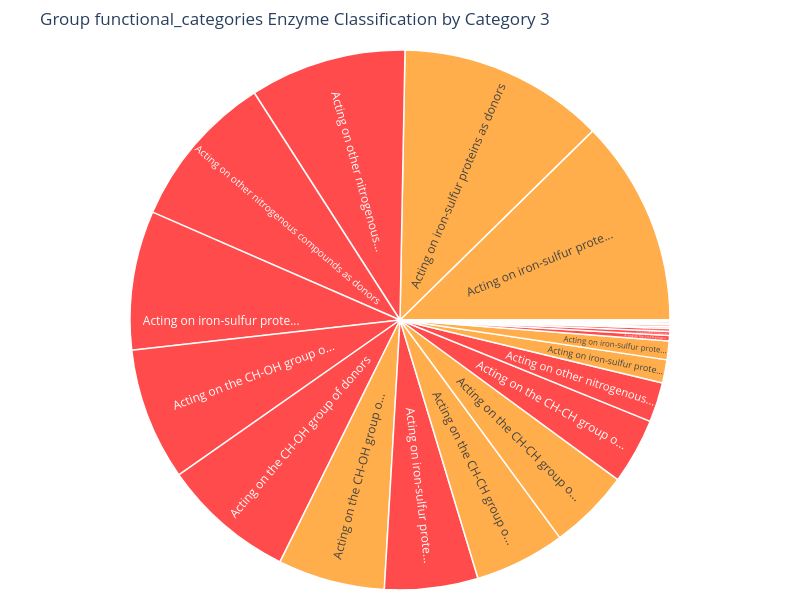

The code cell stored with this chart in its notebook:
### Code cell
fig,  sunburst_data  = create_sunburst_chart(functional_categories, "functional_categories", top_n=20, category=3)
# Save as static image
fig.write_image("/home/beatriz/SharedFolder/Visualisations/sunburns_29.png", scale=3)

# Show in notebook/browser
fig.show()

### Figure 1 — Plotly figure (JSON) as saved in the notebook; plotly's stock layout.template omitted (floating-point values rounded to 4 significant figures)
{"data": [{"branchvalues": "total", "customdata": [["<b>Enzyme Class</b>: Transferring alkyl or aryl groups, other than methyl groups.<br><b>Genus</b>: Gallionella<br><b>Protein Name</b>: glutathione transferase; glutathione s-transferase;"], ["<b>Enzyme Class</b>: Transferring alkyl or aryl groups, other than methyl groups"], ["<b>Enzyme Class</b>: Acting on iron-sulfur proteins as donors.<br><b>Genus</b>: Acidisoma<br><b>Protein Name</b>: ferredoxin---nad+ reductase; ferredoxin-nicotinamide"], ["<b>Enzyme Class</b>: Acting on iron-sulfur proteins as donors"], ["<b>Enzyme Class</b>: Acting on iron-sulfur proteins as donors.<br><b>Genus</b>: Pseudorhodoferax<br><b>Protein Name</b>: ferredoxin---nad+ reductase; ferredoxin-nicotinamide"], ["<b>Enzyme Class</b>: Acting on other nitrogenous compounds as donors.<br><b>Genus</b>: Pseudarthrobacter<br><b>Protein Name</b>: phosphoenolpyruvate carboxykinase [ (pep carboxykinase"], ["<b>Enzyme Class</b>: Acting on other nitrogenous compounds as donors"], ["<b>Enzyme Class</b>: Acting on other nitrogenous compounds as donors.<br><b>Genus</b>: Pseudarthrobacter<br><b>Protein Name</b>: dna ligase (ec 6.5.1.1) (polydeoxyribonucleotide-synthase"], ["<b>Enzyme Class</b>: Acting on iron-sulfur proteins as donors.<br><b>Genus</b>: Methylocystis<br><b>Protein Name</b>: ferredoxin---nad+ reductase; ferredoxin-nicotinamide"], ["<b>Enzyme Class</b>: Acting on iron-sulfur proteins as donors.<br><b>Genus</b>: Simplicispira<br><b>Protein Name</b>: ferredoxin---nad+ reductase; ferredoxin-nicotinamide"], ["<b>Enzyme Class</b>: Acting on the CH-OH group of donors.<br><b>Genus</b>: Pseudarthrobacter<br><b>Protein Name</b>: (r,r)-butanediol-dehydrogenase-meso-butanediol-dehydrogenase"], ["<b>Enzyme Class</b>: Acting on the CH-OH group of donors"], ["<b>Enzyme Class</b>: Acting on iron-sulfur proteins as donors.<br><b>Genus</b>: Thermincola<br><b>Protein Name</b>: ferredoxin---nadp+ reductase; ferredoxin-nicotinamide"], ["<b>Enzyme Class</b>: Acting on the CH-CH group of donors.<br><b>Genus</b>: Gallionella<br><b>Protein Name</b>: enoyl-[ reductase [ (ec 1.3.1.9)"], ["<b>Enzyme Class</b>: Acting on the CH-CH group of donors"], ["<b>Enzyme Class</b>: Acting on the CH-CH group of donors.<br><b>Genus</b>: Acidisoma<br><b>Protein Name</b>: enoyl-[ reductase [ (ec 1.3.1.9)"], ["<b>Enzyme Class</b>: Acting on the CH-CH group of donors.<br><b>Genus</b>: Aestuariimicrobium<br><b>Protein Name</b>: enoyl-[ reductase (nadh); enoyl-[ reductase; enoyl"], ["<b>Enzyme Class</b>: Acting on the CH-CH group of donors.<br><b>Genus</b>: Mycoplana<br><b>Protein Name</b>: enoyl-[ reductase [ (ec 1.3.1.9)"], ["<b>Enzyme Class</b>: Acting on the CH-CH group of donors.<br><b>Genus</b>: Gallionella<br><b>Protein Name</b>: enoyl-[ reductase (nadph, si-specific); acyl-acp-dehydrogenase"], ["<b>Enzyme Class</b>: Acting on the CH-OH group of donors.<br><b>Genus</b>: Gallionella<br><b>Protein Name</b>: 3-oxoacyl-[ reductase (ec 1.1.1.100)"], ["<b>Enzyme Class</b>: Acting on the CH-CH group of donors.<br><b>Genus</b>: Thermincola<br><b>Protein Name</b>: enoyl-[ reductase (nadh); enoyl-[ reductase; enoyl"], ["<b>Enzyme Class</b>: Acting on other nitrogenous compounds as donors.<br><b>Genus</b>: Gallionella<br><b>Protein Name</b>: siroheme-synthase ["], ["<b>Enzyme Class</b>: Acting on the CH-CH group of donors.<br><b>Genus</b>: Acidisoma<br><b>Protein Name</b>: enoyl-[ reductase (nadph, si-specific); acyl-acp-dehydrogenase"], ["<b>Enzyme Class</b>: Acting on the CH-OH group of donors.<br><b>Genus</b>: Acidisoma<br><b>Protein Name</b>: 3-oxoacyl-[ reductase (ec 1.1.1.100)"], ["<b>Enzyme Class</b>: Acting on the CH-CH group of donors.<br><b>Genus</b>: Aestuariimicrobium<br><b>Protein Name</b>: enoyl-[ reductase (nadph, si-specific); acyl-acp-dehydrogenase"]], "domain": {"x": [0, 1], "y": [0, 1]}, "hovertemplate": "%{customdata[0]}", "ids": ["Transferring alkyl or aryl groups, other than methyl groups__171341", "Transferring alkyl or aryl groups, other than methyl groups", "Acting on iron-sulfur proteins as donors__169184", "Acting on iron-sulfur proteins as donors", "Acting on iron-sulfur proteins as donors__2169", "Acting on other nitrogenous compounds as donors__915509", "Acting on other nitrogenous compounds as donors", "Acting on other nitrogenous compounds as donors__918025", "Acting on iron-sulfur proteins as donors__2170", "Acting on iron-sulfur proteins as donors__2159", "Acting on the CH-OH group of donors__908859", "Acting on the CH-OH group of donors", "Acting on iron-sulfur proteins as donors__132051", "Acting on the CH-CH group of donors__169472", "Acting on the CH-CH group of donors", "Acting on the CH-CH group of donors__169471", "Acting on the CH-CH group of donors__433000", "Acting on the CH-CH group of donors__217796", "Acting on the CH-CH group of donors__169415", "Acting on the CH-OH group of donors__168541", "Acting on the CH-CH group of donors__132313", "Acting on other nitrogenous compounds as donors__169457", "Acting on the CH-CH group of donors__169414", "Acting on the CH-OH group of donors__168540", "Acting on the CH-CH group of donors__432919"], "insidetextorientation": "radial", "labels": ["Transferring alkyl or aryl ...", "Transferring alkyl or aryl groups, other than m...", "Acting on iron-sulfur prote...", "Acting on iron-sulfur proteins as donors", "Acting on iron-sulfur prote...", "Acting on other nitrogenous...", "Acting on other nitrogenous compounds as donors", "Acting on other nitrogenous...", "Acting on iron-sulfur prote...", "Acting on iron-sulfur prote...", "Acting on the CH-OH group o...", "Acting on the CH-OH group of donors", "Acting on iron-sulfur prote...", "Acting on the CH-CH group o...", "Acting on the CH-CH group of donors", "Acting on the CH-CH group o...", "Acting on the CH-CH group o...", "Acting on the CH-CH group o...", "Acting on the CH-CH group o...", "Acting on the CH-OH group o...", "Acting on the CH-CH group o...", "Acting on other nitrogenous...", "Acting on the CH-CH group o...", "Acting on the CH-OH group o...", "Acting on the CH-CH group o..."], "marker": {"colors": ["#FF0000", "#FF0000", "#FF8C00", "#FF8C00", "#FF8C00", "#FF0000", "#FF0000", "#FF0000", "#FF0000", "#FF8C00", "#FF0000", "#FF0000", "#FF0000", "#FF0000", "#FF0000", "#FF8C00", "#FF8C00", "#FF0000", "#FF0000", "#FF0000", "#FF0000", "#FF0000", "#FF8C00", "#FF8C00", "#FF8C00"], "line": {"color": "white", "width": 1.5}}, "name": "", "parents": ["", "", "", "", "", "", "", "", "", "", "", "", "", "", "", "", "", "", "", "", "", "", "", "", ""], "textinfo": "label", "type": "sunburst", "values": [0.003641, 0.003641, 0.4441, 0.4441, 0.04041, 0.3371, 0.3371, 0.08519, 0.201, 0.05009, 0.2855, 0.2855, 0.2994, 0.003828, 0.003828, 0.1744, 0, 0.01166, 0.006388, 0.00303, 0.1417, 0.008402, 0.1948, 0.2303, 0]}], "layout": {"font": {"size": 12}, "height": 600, "hoverlabel": {"bgcolor": "white", "font": {"size": 12}}, "legend": {"title": {"text": "System Status"}, "tracegroupgap": 0}, "margin": {"b": 10, "l": 10, "r": 10, "t": 50}, "title": {"text": "Group functional_categories Enzyme Classification by Category 3"}, "width": 800}}
